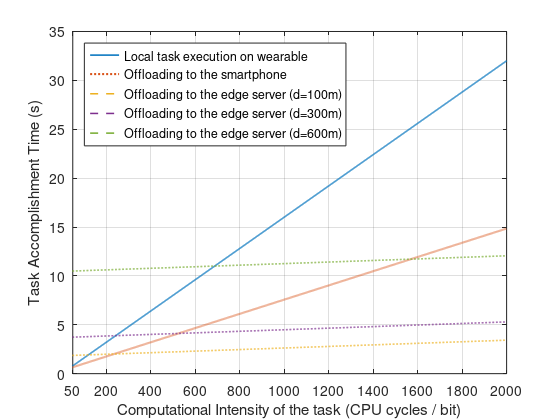

Reproduce this figure in MATLAB.
%Local task execution
%task execution time
CDw=0; %computation delay for each wearable

%ck=1000; %computation intensity in cpu cycles per bit

D=16000000; %input data size

wf=1000000000; %processor frequency for wearable

for i=1:2000
    temp=(D*i)/wf;
    CDw(i)=temp;
    CI(i)=i;
end

%%%%%%%%%%%%%%%%%%%%%%%%%%%

%offloading to the smartphone
%task execution time

%Rn=0;
%W=20000000;
%Pt=1.28;
%wn= 0.1 * (10^-12);
%Hnw=0.85^-4;
%Rn = W * log2(1+(Pt * Hnw / wn));

%M=65 * (10^6);
%SS=2;
%B=2.077;
%k=1.11;
%Rn= M * SS * B * k;

DS=48;
M=6;
C=3/4;
SS=1;
SI= 4 * (10^-6);
Rn= DS * M * C * SS/SI;

Fs=2200000000;
Twifi=0;
Ts=0;

Twifi=D/Rn;

for i=1:2000
    CDs(i)=D * i / Fs;
    Ts(i)=Twifi + CDs(i);
end

% %%%%%%%%%%%%%%%%%%%%%%%%%%%5
% 
% %offloading to the edge
% 
% %task execution time
% 

Ws=1000000;
Pts=0.199526;
%N0= 0.01 * (10^-12);
N0= 5.0119 * (10^-15);
Fe=20000000000;

d1=100;
d2=300;
d3=600;

plos1= 36.7*log10(d1)+26*log10(2.1)+22.7;
plos1 = db2pow(plos1);
Hns1 = 1/plos1;
Rs1 = Ws * log2(1+(Pts * Hns1 / N0));

plos2= 36.7*log10(d2)+26*log10(2.1)+22.7;
plos2 = db2pow(plos2);
Hns2 = 1/plos2;
Rs2 = Ws * log2(1+(Pts * Hns2 / N0));

plos3= 36.7*log10(d3)+26*log10(2.1)+22.7;
plos3 = db2pow(plos3);
Hns3 = 1/plos3;
Rs3 = Ws * log2(1+(Pts * Hns3 / N0));

Tc1=D/Rs1;
Tc2=D/Rs2;
Tc3=D/Rs3;

for i=1:2000
    CDe(i)=D * i / Fe;
    
    Te1(i)=Tc1+Twifi+CDe(i);
    Te2(i)=Tc2+Twifi+CDe(i);
    Te3(i)=Tc3+Twifi+CDe(i);
end

% %
h = figure;

plot(CI,CDw,'LineWidth',1.1)
hold on
plot(CI,Ts,':','LineWidth',1.5)
hold on
plot(CI,Te1,'--','LineWidth',1.1)
hold on
plot(CI,Te2,'--','LineWidth',1.1)
hold on
plot(CI,Te3,'--','LineWidth',1.1)

set(h,'Units','Inches');
pos = get(h,'Position');
set(h,'PaperPositionMode','Auto','PaperUnits','Inches','PaperSize',[pos(3), pos(4)])

%set(gca, 'Xscale', 'log')
%axis([1600000 16000000 0 12])
%axis([80000 16000000 0 17])

axis([50 2000 0 35])
xticks ([50 200 400 600 800 1000 1200 1400 1600 1800 2000])

xlabel('Computational Intensity of the task (CPU cycles / bit)')
%xticks ([80000 800000 4000000 8000000 12000000 16000000])
%xticklabels({'0.01','0.1','0.5','1','1.5', '2'})
%xticks ([1600000 3200000 4800000 6400000 8000000 9600000 11200000 12800000 14400000 16000000])
%xticklabels({'0.2','0.4','0.6','0.8','1','1.2', '1.4', '1.6', '1.8','2'})
ylabel('Task Accomplishment Time (s)')
legend('Local task execution on wearable','Offloading to the smartphone','Offloading to the edge server (d=100m)','Offloading to the edge server (d=300m)','Offloading to the edge server (d=600m)','Location', 'northwest')
grid on
print(h,'TaskAccomplishmentTimeWithVaryingC','-dpdf','-r0')